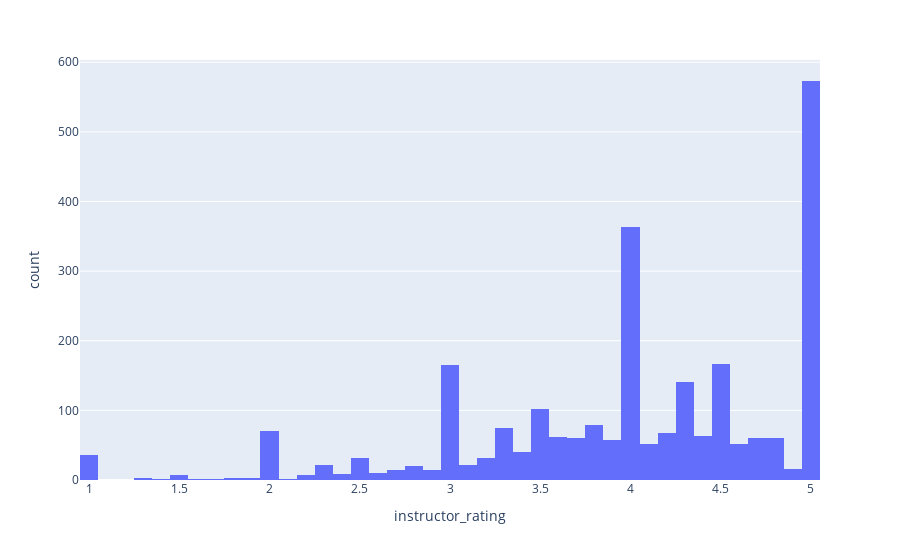

Notebook source saved alongside this figure:
### Code cell
# creating a histogram of course reviews
course_reviews = px.histogram(
    df.groupby(["mnemonic", "course_number"]).agg({"instructor_rating": "mean"}),
    x="instructor_rating",
)
course_reviews

### Figure 1 — Plotly figure (JSON) as saved in the notebook; plotly's stock layout.template omitted (floating-point values rounded to 4 significant figures; data arrays with more than 128 entries replaced by an {"elided": "..."} marker saying what was removed)
{"data": [{"alignmentgroup": "True", "bingroup": "x", "hovertemplate": "instructor_rating=%{x}<br>count=%{y}<extra></extra>", "legendgroup": "", "marker": {"color": "#636efa", "pattern": {"shape": ""}}, "name": "", "offsetgroup": "", "orientation": "v", "showlegend": false, "type": "histogram", "x": {"elided": "2563 float values"}, "xaxis": "x", "yaxis": "y"}], "layout": {"barmode": "relative", "legend": {"tracegroupgap": 0}, "margin": {"t": 60}, "xaxis": {"anchor": "y", "domain": [0, 1], "title": {"text": "instructor_rating"}}, "yaxis": {"anchor": "x", "domain": [0, 1], "title": {"text": "count"}}}}
